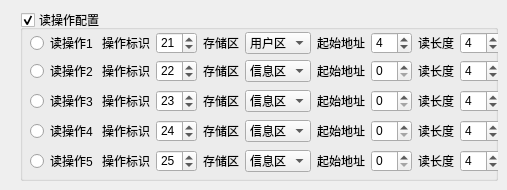
            <widget class="QWidget" name="tab_19">
             <attribute name="title">
              <string>国标业务配置</string>
             </attribute>
             <widget class="QGroupBox" name="gbOpBox">
              <property name="enabled">
               <bool>true</bool>
              </property>
              <property name="geometry">
               <rect>
                <x>20</x>
                <y>10</y>
                <width>478</width>
                <height>171</height>
               </rect>
              </property>
              <property name="title">
               <string>读操作配置</string>
              </property>
              <property name="checkable">
               <bool>true</bool>
              </property>
              <property name="checked">
               <bool>true</bool>
              </property>
              <widget class="QWidget" name="layoutWidget_33">
               <property name="geometry">
                <rect>
                 <x>10</x>
                 <y>50</y>
                 <width>471</width>
                 <height>22</height>
                </rect>
               </property>
               <layout class="QHBoxLayout" name="horizontalLayout_41">
                <item>
                 <widget class="QRadioButton" name="radioGbOp2">
                  <property name="text">
                   <string>读操作2</string>
                  </property>
                 </widget>
                </item>
                <item>
                 <widget class="QLabel" name="label_262">
                  <property name="text">
                   <string>操作标识</string>
                  </property>
                 </widget>
                </item>
                <item>
                 <widget class="QSpinBox" name="gbOpId2">
                  <property name="value">
                   <number>22</number>
                  </property>
                 </widget>
                </item>
                <item>
                 <widget class="QLabel" name="label_263">
                  <property name="text">
                   <string>存储区</string>
                  </property>
                 </widget>
                </item>
                <item>
                 <widget class="QComboBox" name="gbOpMb2">
                  <property name="currentIndex">
                   <number>0</number>
                  </property>
                  <property name="modelColumn">
                   <number>0</number>
                  </property>
                  <item>
                   <property name="text">
                    <string>信息区</string>
                   </property>
                  </item>
                  <item>
                   <property name="text">
                    <string>编码区</string>
                   </property>
                  </item>
                  <item>
                   <property name="text">
                    <string>安全区</string>
                   </property>
                  </item>
                  <item>
                   <property name="text">
                    <string>用户区</string>
                   </property>
                  </item>
                 </widget>
                </item>
                <item>
                 <widget class="QLabel" name="label_264">
                  <property name="text">
                   <string>起始地址</string>
                  </property>
                 </widget>
                </item>
                <item>
                 <widget class="QSpinBox" name="gbOpPointer2"/>
                </item>
                <item>
                 <widget class="QLabel" name="label_265">
                  <property name="text">
                   <string>读长度</string>
                  </property>
                 </widget>
                </item>
                <item>
                 <widget class="QSpinBox" name="gbOpCount2">
                  <property name="value">
                   <number>4</number>
                  </property>
                 </widget>
                </item>
               </layout>
              </widget>
              <widget class="QWidget" name="layoutWidget_34">
               <property name="geometry">
                <rect>
                 <x>10</x>
                 <y>80</y>
                 <width>471</width>
                 <height>22</height>
                </rect>
               </property>
               <layout class="QHBoxLayout" name="horizontalLayout_42">
                <item>
                 <widget class="QRadioButton" name="radioGbOp3">
                  <property name="text">
                   <string>读操作3</string>
                  </property>
                 </widget>
                </item>
                <item>
                 <widget class="QLabel" name="label_266">
                  <property name="text">
                   <string>操作标识</string>
                  </property>
                 </widget>
                </item>
                <item>
                 <widget class="QSpinBox" name="gbOpId3">
                  <property name="value">
                   <number>23</number>
                  </property>
                 </widget>
                </item>
                <item>
                 <widget class="QLabel" name="label_267">
                  <property name="text">
                   <string>存储区</string>
                  </property>
                 </widget>
                </item>
                <item>
                 <widget class="QComboBox" name="gbOpMb3">
                  <property name="currentIndex">
                   <number>0</number>
                  </property>
                  <property name="modelColumn">
                   <number>0</number>
                  </property>
                  <item>
                   <property name="text">
                    <string>信息区</string>
                   </property>
                  </item>
                  <item>
                   <property name="text">
                    <string>编码区</string>
                   </property>
                  </item>
                  <item>
                   <property name="text">
                    <string>安全区</string>
                   </property>
                  </item>
                  <item>
                   <property name="text">
                    <string>用户区</string>
                   </property>
                  </item>
                 </widget>
                </item>
                <item>
                 <widget class="QLabel" name="label_268">
                  <property name="text">
                   <string>起始地址</string>
                  </property>
                 </widget>
                </item>
                <item>
                 <widget class="QSpinBox" name="gbOpPointer3"/>
                </item>
                <item>
                 <widget class="QLabel" name="label_269">
                  <property name="text">
                   <string>读长度</string>
                  </property>
                 </widget>
                </item>
                <item>
                 <widget class="QSpinBox" name="gbOpCount3">
                  <property name="value">
                   <number>4</number>
                  </property>
                 </widget>
                </item>
               </layout>
              </widget>
              <widget class="QWidget" name="layoutWidget_35">
               <property name="geometry">
                <rect>
                 <x>10</x>
                 <y>110</y>
                 <width>471</width>
                 <height>22</height>
                </rect>
               </property>
               <layout class="QHBoxLayout" name="horizontalLayout_43">
                <item>
                 <widget class="QRadioButton" name="radioGbOp4">
                  <property name="text">
                   <string>读操作4</string>
                  </property>
                 </widget>
                </item>
                <item>
                 <widget class="QLabel" name="label_270">
                  <property name="text">
                   <string>操作标识</string>
                  </property>
                 </widget>
                </item>
                <item>
                 <widget class="QSpinBox" name="gbOpId4">
                  <property name="value">
                   <number>24</number>
                  </property>
                 </widget>
                </item>
                <item>
                 <widget class="QLabel" name="label_271">
                  <property name="text">
                   <string>存储区</string>
                  </property>
                 </widget>
                </item>
                <item>
                 <widget class="QComboBox" name="gbOpMb4">
                  <property name="currentIndex">
                   <number>0</number>
                  </property>
                  <property name="modelColumn">
                   <number>0</number>
                  </property>
                  <item>
                   <property name="text">
                    <string>信息区</string>
                   </property>
                  </item>
                  <item>
                   <property name="text">
                    <string>编码区</string>
                   </property>
                  </item>
                  <item>
                   <property name="text">
                    <string>安全区</string>
                   </property>
                  </item>
                  <item>
                   <property name="text">
                    <string>用户区</string>
                   </property>
                  </item>
                 </widget>
                </item>
                <item>
                 <widget class="QLabel" name="label_272">
                  <property name="text">
                   <string>起始地址</string>
                  </property>
                 </widget>
                </item>
                <item>
                 <widget class="QSpinBox" name="gbOpPointer4"/>
                </item>
                <item>
                 <widget class="QLabel" name="label_273">
                  <property name="text">
                   <string>读长度</string>
                  </property>
                 </widget>
                </item>
                <item>
                 <widget class="QSpinBox" name="gbOpCount4">
                  <property name="value">
                   <number>4</number>
                  </property>
                 </widget>
                </item>
               </layout>
              </widget>
              <widget class="QWidget" name="layoutWidget_36">
               <property name="geometry">
                <rect>
                 <x>10</x>
                 <y>140</y>
                 <width>471</width>
                 <height>22</height>
                </rect>
               </property>
               <layout class="QHBoxLayout" name="horizontalLayout_44">
                <item>
                 <widget class="QRadioButton" name="radioGbOp5">
                  <property name="text">
                   <string>读操作5</string>
                  </property>
                 </widget>
                </item>
                <item>
                 <widget class="QLabel" name="label_274">
                  <property name="text">
                   <string>操作标识</string>
                  </property>
                 </widget>
                </item>
                <item>
                 <widget class="QSpinBox" name="gbOpId5">
                  <property name="value">
                   <number>25</number>
                  </property>
                 </widget>
                </item>
                <item>
                 <widget class="QLabel" name="label_275">
                  <property name="text">
                   <string>存储区</string>
                  </property>
                 </widget>
                </item>
                <item>
                 <widget class="QComboBox" name="gbOpMb5">
                  <property name="currentIndex">
                   <number>0</number>
                  </property>
                  <property name="modelColumn">
                   <number>0</number>
                  </property>
                  <item>
                   <property name="text">
                    <string>信息区</string>
                   </property>
                  </item>
                  <item>
                   <property name="text">
                    <string>编码区</string>
                   </property>
                  </item>
                  <item>
                   <property name="text">
                    <string>安全区</string>
                   </property>
                  </item>
                  <item>
                   <property name="text">
                    <string>用户区</string>
                   </property>
                  </item>
                 </widget>
                </item>
                <item>
                 <widget class="QLabel" name="label_276">
                  <property name="text">
                   <string>起始地址</string>
                  </property>
                 </widget>
                </item>
                <item>
                 <widget class="QSpinBox" name="gbOpPointer5"/>
                </item>
                <item>
                 <widget class="QLabel" name="label_279">
                  <property name="text">
                   <string>读长度</string>
                  </property>
                 </widget>
                </item>
                <item>
                 <widget class="QSpinBox" name="gbOpCount5">
                  <property name="value">
                   <number>4</number>
                  </property>
                 </widget>
                </item>
               </layout>
              </widget>
              <widget class="QWidget" name="layoutWidget_37">
               <property name="geometry">
                <rect>
                 <x>10</x>
                 <y>22</y>
                 <width>471</width>
                 <height>22</height>
                </rect>
               </property>
               <layout class="QHBoxLayout" name="horizontalLayout_45">
                <item>
                 <widget class="QRadioButton" name="radioGbOp1">
                  <property name="text">
                   <string>读操作1</string>
                  </property>
                  <property name="checked">
                   <bool>false</bool>
                  </property>
                 </widget>
                </item>
                <item>
                 <widget class="QLabel" name="label_281">
                  <property name="text">
                   <string>操作标识</string>
                  </property>
                 </widget>
                </item>
                <item>
                 <widget class="QSpinBox" name="gbOpId1">
                  <property name="value">
                   <number>21</number>
                  </property>
                 </widget>
                </item>
                <item>
                 <widget class="QLabel" name="label_282">
                  <property name="text">
                   <string>存储区</string>
                  </property>
                 </widget>
                </item>
                <item>
                 <widget class="QComboBox" name="gbOpMb1">
                  <property name="currentIndex">
                   <number>3</number>
                  </property>
                  <property name="modelColumn">
                   <number>0</number>
                  </property>
                  <item>
                   <property name="text">
                    <string>信息区</string>
                   </property>
                  </item>
                  <item>
                   <property name="text">
                    <string>编码区</string>
                   </property>
                  </item>
                  <item>
                   <property name="text">
                    <string>安全区</string>
                   </property>
                  </item>
                  <item>
                   <property name="text">
                    <string>用户区</string>
                   </property>
                  </item>
                 </widget>
                </item>
                <item>
                 <widget class="QLabel" name="label_283">
                  <property name="text">
                   <string>起始地址</string>
                  </property>
                 </widget>
                </item>
                <item>
                 <widget class="QSpinBox" name="gbOpPointer1">
                  <property name="value">
                   <number>4</number>
                  </property>
                 </widget>
                </item>
                <item>
                 <widget class="QLabel" name="label_284">
                  <property name="text">
                   <string>读长度</string>
                  </property>
                 </widget>
                </item>
                <item>
                 <widget class="QSpinBox" name="gbOpCount1">
                  <property name="value">
                   <number>4</number>
                  </property>
                 </widget>
                </item>
               </layout>
              </widget>
             </widget>
            </widget>
